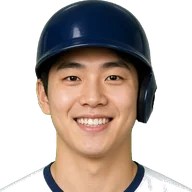
#> input picture assets/faces/b_0.webp, 192 x 192 px, given in place of baseball-catcher-1.png, which was not available; the run also reads 1 picture not shown here
$ python build_sprites.py ../assets/faces
#> lines starting #> are read from the running program, lines starting #| are printed output that depends on the picture
"""그림 조각(분할된 PNG)을 게임용 스프라이트(WebP)로 만든다.

사용법: python -I tools/build_sprites.py <압축 푼 폴더>
  <폴더>/catcher/baseball-catcher/baseball-catcher-1.png, ump/umpire.png
  fielder_A/run/throw, runner_run = 타구 장면 수비수·주자(먼저 tools/fix_fielders.py 로 장갑을 붙인다)
결과: assets/sprites/<이름>.webp + assets/sprites/sprites.json (크기, 발 기준점)
  - 투명 구멍(분할 도구가 뚫은 구멍)은 주변 색으로 메운다
  - 반투명 가장자리는 정리한다
"""
import json, os, sys
from collections import deque
from PIL import Image, ImageFilter

SRC = sys.argv[1]
OUT = os.path.join(os.path.dirname(__file__), '..', 'assets', 'sprites')
os.makedirs(OUT, exist_ok=True)

# 이름: (파일, 동작) — 조각 번호는 분할 도구가 매긴 순서라 동작 순서와 다르다
SETS = {
    # 투수(pitcher_back, pitcher_front)·타자(batter)는 영상에서 만든다: tools/video_pitcher.py, tools/video_batter.py
    'catcher': ['catcher/baseball-catcher/baseball-catcher-1.png'],
    'umpire': ['ump/umpire.png'],
}


MAX_HOLE = 2500          # 이보다 작은 구멍만 메운다(분할 도구가 뚫은 구멍)
BIG_FILL = set()   # (name, i): 글러브 속이 통째로 뚫린 그림이면 큰 구멍도 메운다
FLIP = set()       # (name, i): 반대 방향으로 그려진 그림은 뒤집는다


def fill_holes(im, max_hole):
    """테두리와 이어지지 않은 투명 픽셀(=몸 안의 구멍)을 이웃 색으로 메운다."""
    w, h = im.size
    px = im.load()
    a = [[px[x, y][3] for x in range(w)] for y in range(h)]
    outside = [[False] * w for _ in range(h)]
    q = deque()
    for x in range(w):
        for y in (0, h - 1):
            if a[y][x] < 128 and not outside[y][x]: outside[y][x] = True; q.append((x, y))
    for y in range(h):
        for x in (0, w - 1):
            if a[y][x] < 128 and not outside[y][x]: outside[y][x] = True; q.append((x, y))
    while q:
        x, y = q.popleft()
        for nx, ny in ((x + 1, y), (x - 1, y), (x, y + 1), (x, y - 1)):
            if 0 <= nx < w and 0 <= ny < h and not outside[ny][nx] and a[ny][nx] < 128:
                outside[ny][nx] = True; q.append((nx, ny))
    holes = {(x, y) for y in range(h) for x in range(w) if a[y][x] < 128 and not outside[y][x]}
    # 큰 구멍(팔과 몸 사이 같은 진짜 빈 공간)은 그대로 둔다: 덩어리별로 크기를 잰다
    seen, small = set(), set()
    for p0 in holes:
        if p0 in seen: continue
        comp, q = [p0], deque([p0]); seen.add(p0)
        while q:
            x, y = q.popleft()
            for n in ((x + 1, y), (x - 1, y), (x, y + 1), (x, y - 1)):
                if n in holes and n not in seen: seen.add(n); comp.append(n); q.append(n)
        if len(comp) <= max_hole: small.update(comp)
    holes = small
    filled = 0
    while holes:
        done = []
        for (x, y) in holes:
            cs = [px[nx, ny] for nx, ny in ((x + 1, y), (x - 1, y), (x, y + 1), (x, y - 1))
                  if 0 <= nx < w and 0 <= ny < h and (nx, ny) not in holes and px[nx, ny][3] >= 128]
            if cs:
                done.append(((x, y), tuple(sum(c[i] for c in cs) // len(cs) for i in range(3)) + (255,)))
        if not done: break
        for (p, c) in done:
            px[p] = c; holes.discard(p); filled += 1
    return filled


def clean_edges(im):
    """반투명 가장자리의 배경 번짐을 줄인다: 알파를 살짝 깎고 부드럽게."""
    r, g, b, a = im.split()
    a = a.point(lambda v: 0 if v < 40 else v)
    a = a.filter(ImageFilter.MinFilter(3)).filter(ImageFilter.GaussianBlur(0.6))
    return Image.merge('RGBA', (r, g, b, a))


meta = {}
for name, files in SETS.items():
    frames = []
    for i, f in enumerate(files):
        im = Image.open(os.path.join(SRC, f)).convert('RGBA')
#> im is the input picture: PIL image 192x192 RGBA; mean R, G, B, A 82.4, 70.8, 63.9, 131.1
        if (name, i) in FLIP: im = im.transpose(Image.FLIP_LEFT_RIGHT)
        n = fill_holes(im, 10**9 if (name, i) in BIG_FILL else MAX_HOLE)
#> in fill_holes, `a = [[px[x, y][3] for x in range(w)] for y in range(h)]`: a = 192 items
#> in fill_holes, `holes = {(x, y) for y in range(h) for x in range(w) if a[y][x] < 128 a..`: holes = 5 items
#> the loop in fill_holes, `for p0 in holes:` made 5 passes
#> p0 on passes 3, 5: (148, 175), (90, 121)
#> the loop in fill_holes, `while holes:` made 1 pass
#> after the loop in fill_holes, `while holes:`: filled = 5
#> n = 5
        im = clean_edges(im)
#> in clean_edges, `r, g, b, a = im.split()`:
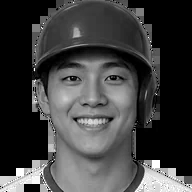
#> b: PIL image 192x192 L; min 0, max 255, mean 63.9
#> in clean_edges, `return Image.merge('RGBA', (r, g, b, a))`:
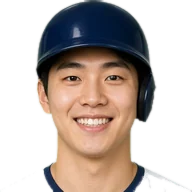
#> returned value: PIL image 192x192 RGBA; mean R, G, B, A 82.4, 70.8, 63.9, 124.9; transparent parts drawn white
        im = im.crop(im.getchannel('A').getbbox())
        out = f'{name}_{i}.webp'
        im.save(os.path.join(OUT, out), 'WEBP', quality=88, method=6)
        # 발 기준점: 맨 아래 8% 줄에 있는 불투명 픽셀의 가로 중심
        w, h = im.size
        A = im.getchannel('A').load()
        xs = [x for y in range(int(h * 0.92), h) for x in range(w) if A[x, y] > 128]
#> xs = 1534 values, max 191 at index 1449, min 45 at index 0, mean 97.31
        ax = (min(xs) + max(xs)) / 2 if xs else w / 2
#> ax = 118
        P = im.load(); top = im.getchannel('A').getbbox()[1]; cap = []
#> after `top = im.getchannel('A').getbbox()[1]`: top = 0
        for y in range(top, min(h, top + 45)):
            for x in range(w):
                r, g, b, al = P[x, y]
                if al > 128 and b > r + 25 and b > g + 10: cap.append(x)
#> after the loop, cap = 3338 values, max 142 at index 3040, min 41 at index 2844, mean 90.75
        hx = sum(cap) / len(cap) if cap else ax
#> hx = 90.75
        frames.append({'src': out, 'w': w, 'h': h, 'ax': round(ax, 1), 'head': round(hx, 1), 'ay': h})
        print(name, i, f, (w, h), 'holes filled', n, 'size', os.path.getsize(os.path.join(OUT, out)))
#| catcher 0 catcher/baseball-catcher/baseball-catcher-1.png (192, 192) holes filled 5 size 7572
    meta[name] = frames
#> pass 2 of the loop `for name, files in SETS.items():`:
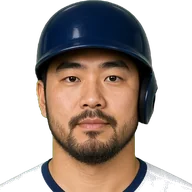
#> input picture assets/faces/b_1.webp, 192 x 192 px, given in place of umpire.png, which was not available
#> im is the input picture: PIL image 192x192 RGBA; mean R, G, B, A 75.4, 63.5, 56.9, 135.8
#> the loop in fill_holes (call 2), `for p0 in holes:` made 12 passes
#> the loop in fill_holes (call 2), `while holes:` made 1 pass
#> n = 12
#> in clean_edges (call 2), `a = a.filter(ImageFilter.MinFilter(3)).filter(ImageFilter.GaussianBlur..`:
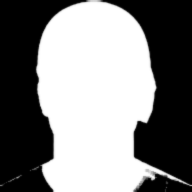
#> a: PIL image 192x192 L; min 0, max 255, mean 129.4
#> in clean_edges (call 2), `return Image.merge('RGBA', (r, g, b, a))`:
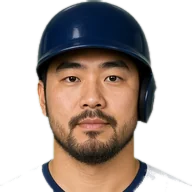
#> returned value: PIL image 192x192 RGBA; mean R, G, B, A 75.4, 63.5, 56.8, 129.4; transparent parts drawn white
#> `xs = [x for y in range(int(h * 0.92), h) for x in range(w) if A[x, y] ..`: xs = 1543 values, max 191 at index 1037, min 17 at index 117, mean 97.57
#> ax = 104
#> after the loop `for y in range(top, min(h, top + 45)):`: cap = 3373 values, max 143 at index 3171, min 41 at index 2669, mean 91.56
#> hx = 91.56
#| umpire 0 ump/umpire.png (192, 192) holes filled 12 size 8090
with open(os.path.join(OUT, 'sprites.auto.json'), 'w', encoding='utf-8') as fp:
    json.dump(meta, fp, ensure_ascii=False, indent=1)


def drop_specks(im, min_px=300):
    """몸에서 떨어진 작은 조각(분할 찌꺼기)을 지운다."""
    w, h = im.size
    A = im.getchannel('A').load()
    px = im.load()
    seen = set()
    for y0 in range(h):
        for x0 in range(w):
            if A[x0, y0] < 128 or (x0, y0) in seen: continue
            comp, q = [(x0, y0)], deque([(x0, y0)]); seen.add((x0, y0))
            while q:
                x, y = q.popleft()
                for n in ((x + 1, y), (x - 1, y), (x, y + 1), (x, y - 1)):
                    if 0 <= n[0] < w and 0 <= n[1] < h and n not in seen and A[n] >= 128:
                        seen.add(n); comp.append(n); q.append(n)
            if len(comp) < min_px:
                for p in comp: px[p] = (0, 0, 0, 0)


# ── 타구 장면(3D)용 수비수·주자: 작게 줄여서(1피트 = PX_FT 픽셀) 저장한다. 옆모습은 모두 오른쪽을 보게 ──
# 먼저 tools/fix_fielders.py 로 장갑을 붙인 그림(fixed/)을 만든다. 달리기(frun*, runner*)는 영상에서: tools/video_sprites.py
PX_FT = 50
FX = 'fixed/%s.png'
FIELD = {   # 이름: (그림 1피트당 픽셀, 오른쪽 보게 뒤집기, 파일들)
    'fielder': (110, False, [FX % ('fielder_A-%d' % i) for i in range(1, 5)]),           # 준비, 땅볼, 뜬공, 서서 보기(정면)
    'fthrow': (95, True, [FX % 'throw-1', FX % 'throw-3', FX % 'throw-2', FX % 'throw-4']),   # 내딛기, 던질 준비, 릴리스, 다이빙
    'rbase': (96, False, [FX % ('runner_base-%d' % i) for i in range(1, 5)]),           # 서 있기, 리드, 발 슬라이딩, 머리 슬라이딩
    'ump': (125, False, [FX % ('umpire_back-%d' % i) for i in range(1, 4)]),            # 뒷모습: 서 있기, 앉기, 콜
}
fmeta = {}
for name, (pxft, flip, files) in FIELD.items():
    frames = []
    for i, f in enumerate(files):
        im = Image.open(os.path.join(SRC, f)).convert('RGBA')
        if flip: im = im.transpose(Image.FLIP_LEFT_RIGHT)
        fill_holes(im, 300)
        drop_specks(im)
        im = clean_edges(im)
#> in clean_edges (call 3), `r, g, b, a = im.split()`:
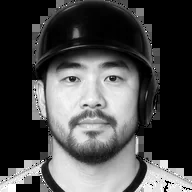
#> r: PIL image 192x192 L; min 0, max 255, mean 75.1
#> in clean_edges (call 3), `r, g, b, a = im.split()`:
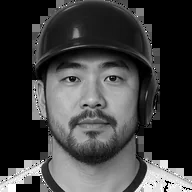
#> g: PIL image 192x192 L; min 0, max 255, mean 63.2
#> in clean_edges (call 3), `r, g, b, a = im.split()`:
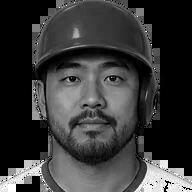
#> b: PIL image 192x192 L; min 0, max 255, mean 56.5
#> in clean_edges (call 3), `a = a.filter(ImageFilter.MinFilter(3)).filter(ImageFilter.GaussianBlur..`:
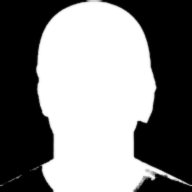
#> a: PIL image 192x192 L; min 0, max 255, mean 129.4
        im = im.crop(im.getchannel('A').getbbox())
        k = PX_FT / pxft
        im = im.resize((max(1, round(im.width * k)), max(1, round(im.height * k))), Image.LANCZOS)
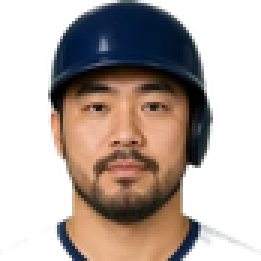
#> im: PIL image 87x87 RGBA (shown 3 times larger); mean R, G, B, A 64.4, 52.5, 46, 129.4; transparent parts drawn white
        out = f'{name}_{i}.webp'
        im.save(os.path.join(OUT, out), 'WEBP', quality=86, method=6)
        w, h = im.size
#> w = 87; h = 87
        A = im.getchannel('A').load()
        xs = [x for y in range(int(h * 0.92), h) for x in range(w) if A[x, y] > 128]
#> xs = 302 values, max 83 at index 144, min 20 at index 0, mean 43.71
        top = [x for y in range(0, int(h * 0.12)) for x in range(w) if A[x, y] > 128]   # 머리 가로 위치(옆모습은 머리를 맞춘다)
#> top = 270 values, max 61 at index 269, min 23 at index 193, mean 41.72
        frames.append({'w': w, 'h': h, 'ax': round((min(xs) + max(xs)) / 2 if xs else w / 2), 'hx': round(sum(top) / len(top)) if top else w // 2})
        print(name, i, f, (w, h), 'size', os.path.getsize(os.path.join(OUT, out)))
#| fielder 0 fixed/fielder_A-1.png (87, 87) size 3472
#> (the run stopped early here; a loop or call above may not have finished)
